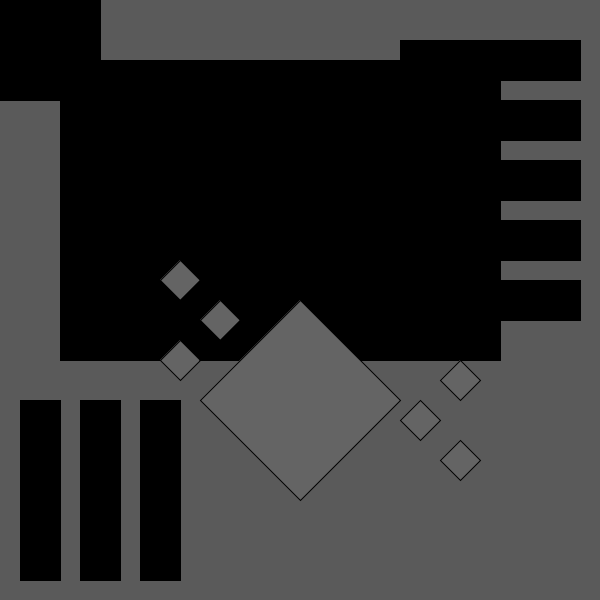
Frame 1 (no input)
Frame 60 (the mouse pressed at the canvas centre just before this capture): identical to frame 1, image omitted
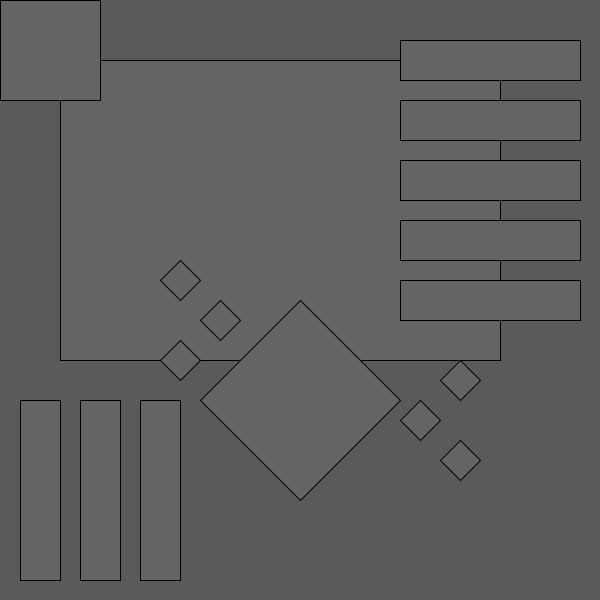
Frame 120 (the mouse held since frame 60 and released just before this capture)

The Processing sketch that drew these frames (run headless with seeded random() and noise(); from frame 60 on, the mouse is pressed at the canvas centre):

// Processing sketch: processing_14821
// ── processing_14821.pde


void setup(){
 
size(600,600);  
smooth();

}

void draw(){
background(90);  
rect(60,60,440,300); 
fill(0); 
if (mousePressed == true) {
  fill(100);
}
rect(60,60,440,300);

  
  
rect(0,0,100,100);   

   

rect(400,40,180,40);  

rect(400,100,180,40);  

rect(400,160,180,40);  

rect(400,220,180,40);  

rect(400,280,180,40);  

rect(20,400,40,180);  

rect(80,400,40,180);  

rect(140,400,40,180);  

fill(100);  

quad(300,300,400,400,300,500,200,400);  

   

quad(180,260,200,280,180,300,160,280);  

quad(220,300,240,320,220,340,200,320);  

quad(180,340,200,360,180,380,160,360);  

quad(460,360,480,380,460,400,440,380);  

quad(420,400,440,420,420,440,400,420);  

quad(460,440,480,460,460,480,440,460); 



}


   
